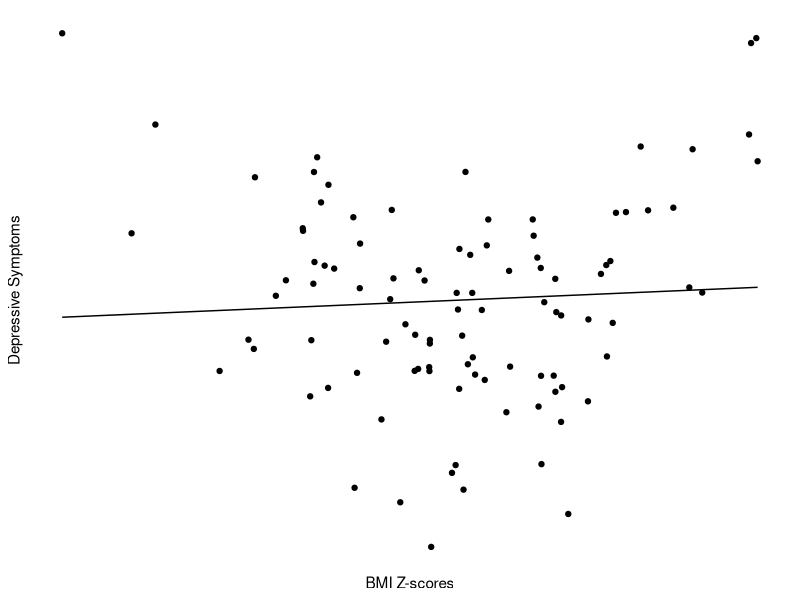
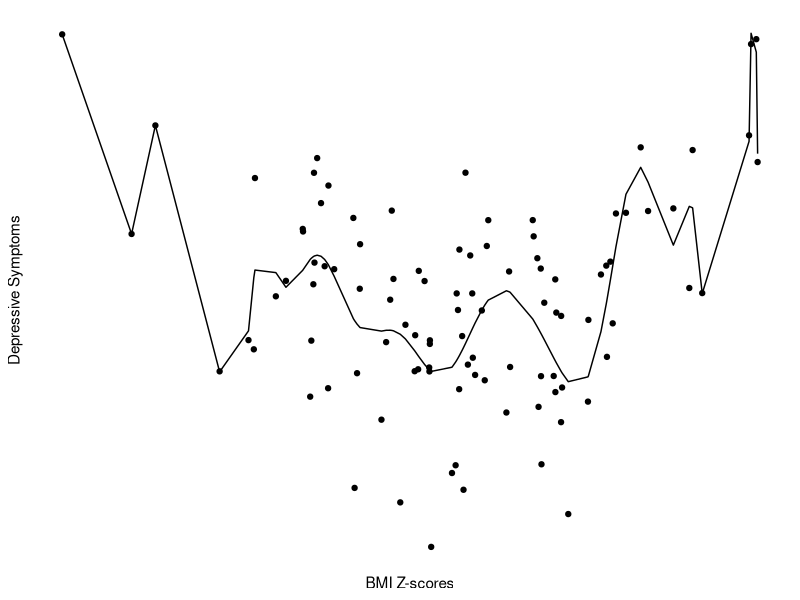
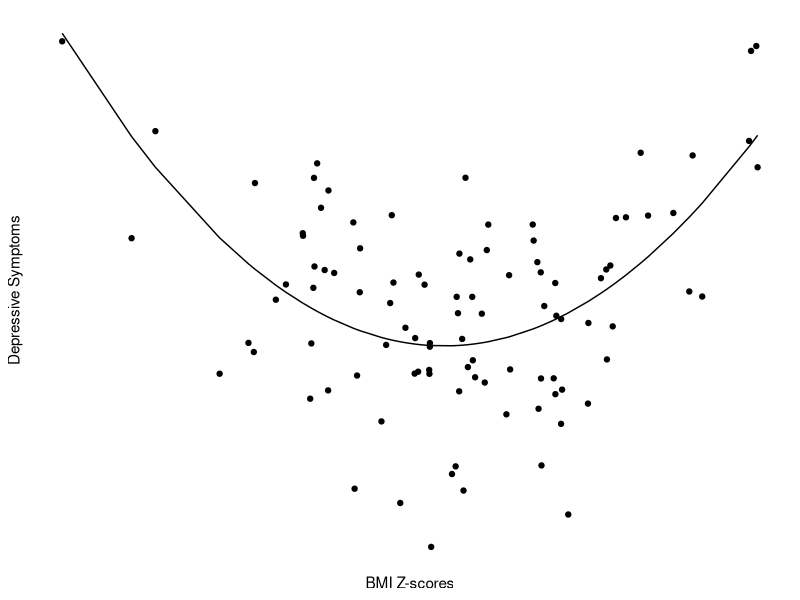

Here is the R script that generated these plots, in order:
# bias-variance tradeoff example plots

# generate fake quadratic trend data
set.seed(8675309)

# x is randomly sampled from a normal distribution
n <- 100
x <- rnorm(n=n, mean = 0, sd = 1)
# y is x squared, plus random noise
y <- x^2 + rnorm(n=n, mean = 0, sd = 2)

# trend lines
linear <- predict(lm(y ~ x))
quadratic <- predict(lm(y ~ poly(x, 2, raw = TRUE)))
nthpoly <- predict(lm(y ~ poly(x, n-2, raw = TRUE)))

# put it into a data frame for plotting
df <- data.frame(x=x, 
                 y=y,
                 l = linear,
                 q = quadratic, 
                 n = nthpoly)

# plots
library(ggplot2)

base_plot <- ggplot(df, aes(x=x, y=y)) + 
  geom_point() + 
  labs(x="BMI Z-scores", y="Depressive Symptoms") + 
  scale_x_continuous(breaks = NULL) + 
  scale_y_continuous(breaks = NULL) + 
  theme_classic()

underfit <- base_plot + 
  geom_line(aes(y=l)) 
ggsave(filename = file.path("media", "underfit.png"), underfit, width = 5, height = 5, units = "in")

overfit <- base_plot + 
  geom_line(aes(y=n)) 
ggsave(filename = file.path("media", "overfit.png"), overfit, width = 5, height = 5, units = "in")

goodfit <- base_plot + 
  geom_line(aes(y=q)) 
ggsave(filename = file.path("media", "goodfit.png"), goodfit, width = 5, height = 5, units = "in")

